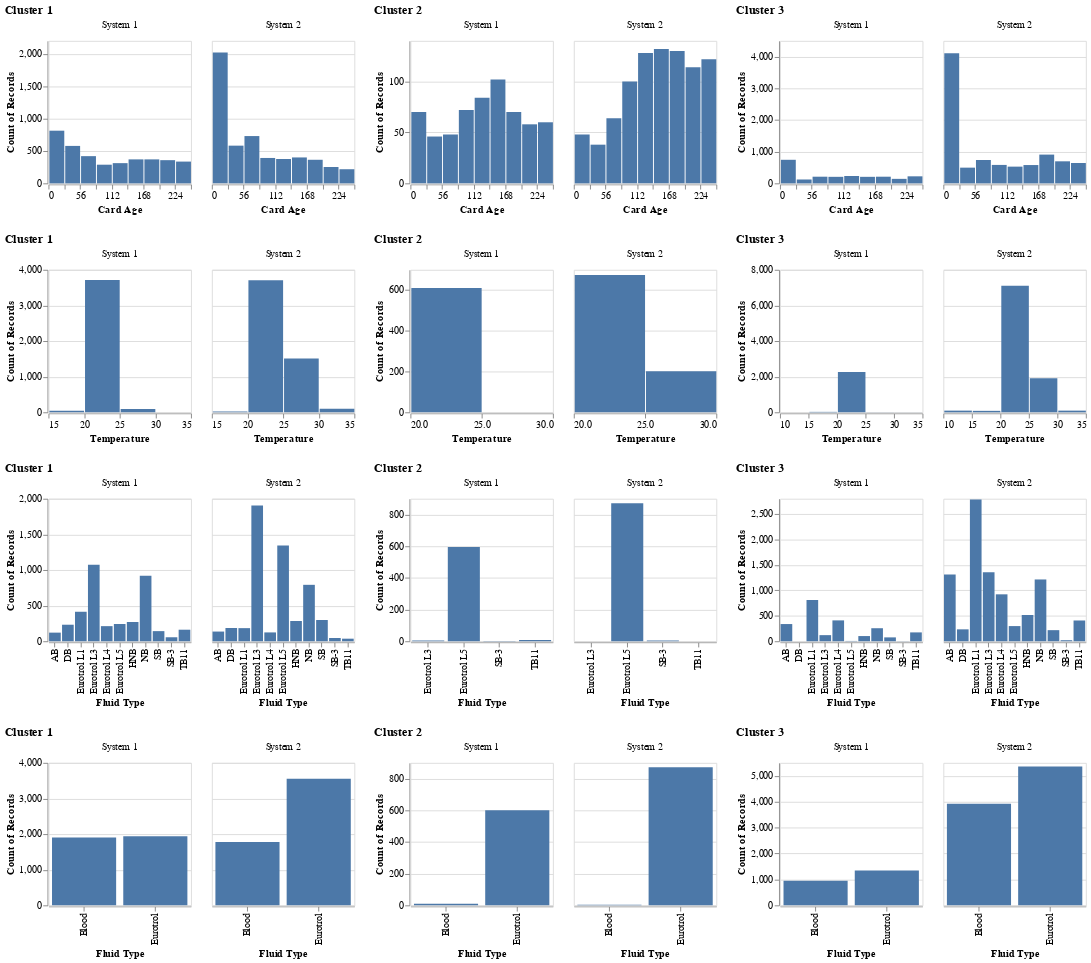

This figure's notebook cell:
### Code cell
# Plot the feature distribution
plot_sensor_data(B_sample_window_zero, y_pred)
